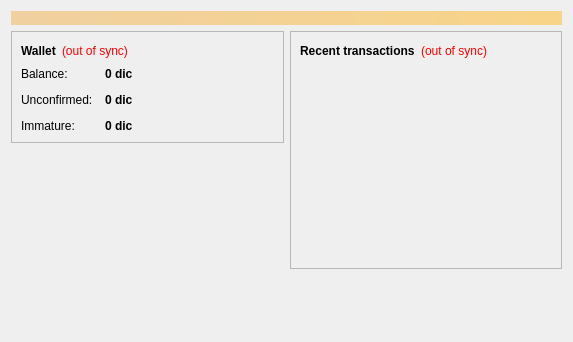
<?xml version="1.0" encoding="UTF-8"?>
<ui version="4.0">
 <class>OverviewPage</class>
 <widget class="QWidget" name="OverviewPage">
  <property name="geometry">
   <rect>
    <x>0</x>
    <y>0</y>
    <width>573</width>
    <height>342</height>
   </rect>
  </property>
  <property name="windowTitle">
   <string>Form</string>
  </property>
  <layout class="QVBoxLayout" name="topLayout">
   <item>
    <widget class="QLabel" name="labelAlerts">
     <property name="visible">
      <bool>false</bool>
     </property>
     <property name="styleSheet">
      <string notr="true">background-color: qlineargradient(x1: 0, y1: 0, x2: 1, y2: 0, stop:0 #F0D0A0, stop:1 #F8D488); color:#000000;</string>
     </property>
     <property name="wordWrap">
      <bool>true</bool>
     </property>
     <property name="margin">
      <number>3</number>
     </property>
    </widget>
   </item>
   <item>
    <layout class="QHBoxLayout" name="horizontalLayout" stretch="1,1">
     <item>
      <layout class="QVBoxLayout" name="verticalLayout_2">
       <item>
        <widget class="QFrame" name="frame">
         <property name="frameShape">
          <enum>QFrame::StyledPanel</enum>
         </property>
         <property name="frameShadow">
          <enum>QFrame::Raised</enum>
         </property>
         <layout class="QVBoxLayout" name="verticalLayout_4">
          <item>
           <layout class="QHBoxLayout" name="horizontalLayout_4">
            <item>
             <widget class="QLabel" name="label_5">
              <property name="font">
               <font>
                <weight>75</weight>
                <bold>true</bold>
               </font>
              </property>
              <property name="text">
               <string>Wallet</string>
              </property>
             </widget>
            </item>
            <item>
             <widget class="QLabel" name="labelWalletStatus">
              <property name="toolTip">
               <string>The displayed information may be out of date. Your wallet automatically synchronizes with the Daikicoin network after a connection is established, but this process has not completed yet.</string>
              </property>
              <property name="styleSheet">
               <string notr="true">QLabel { color: red; }</string>
              </property>
              <property name="text">
               <string notr="true">(out of sync)</string>
              </property>
              <property name="alignment">
               <set>Qt::AlignLeading|Qt::AlignLeft|Qt::AlignVCenter</set>
              </property>
             </widget>
            </item>
            <item>
             <spacer name="horizontalSpacer_2">
              <property name="orientation">
               <enum>Qt::Horizontal</enum>
              </property>
              <property name="sizeHint" stdset="0">
               <size>
                <width>40</width>
                <height>20</height>
               </size>
              </property>
             </spacer>
            </item>
           </layout>
          </item>
          <item>
           <layout class="QFormLayout" name="formLayout_2">
            <property name="fieldGrowthPolicy">
             <enum>QFormLayout::AllNonFixedFieldsGrow</enum>
            </property>
            <property name="horizontalSpacing">
             <number>12</number>
            </property>
            <property name="verticalSpacing">
             <number>12</number>
            </property>
            <item row="0" column="0">
             <widget class="QLabel" name="label">
              <property name="text">
               <string>Balance:</string>
              </property>
             </widget>
            </item>
            <item row="0" column="1">
             <widget class="QLabel" name="labelBalance">
              <property name="font">
               <font>
                <weight>75</weight>
                <bold>true</bold>
               </font>
              </property>
              <property name="cursor">
               <cursorShape>IBeamCursor</cursorShape>
              </property>
              <property name="toolTip">
               <string>Your current balance</string>
              </property>
              <property name="text">
               <string notr="true">0 dic</string>
              </property>
              <property name="textInteractionFlags">
               <set>Qt::LinksAccessibleByMouse|Qt::TextSelectableByKeyboard|Qt::TextSelectableByMouse</set>
              </property>
             </widget>
            </item>
            <item row="1" column="0">
             <widget class="QLabel" name="label_3">
              <property name="text">
               <string>Unconfirmed:</string>
              </property>
             </widget>
            </item>
            <item row="1" column="1">
             <widget class="QLabel" name="labelUnconfirmed">
              <property name="font">
               <font>
                <weight>75</weight>
                <bold>true</bold>
               </font>
              </property>
              <property name="cursor">
               <cursorShape>IBeamCursor</cursorShape>
              </property>
              <property name="toolTip">
               <string>Total of transactions that have yet to be confirmed, and do not yet count toward the current balance</string>
              </property>
              <property name="text">
               <string notr="true">0 dic</string>
              </property>
              <property name="textInteractionFlags">
               <set>Qt::LinksAccessibleByMouse|Qt::TextSelectableByKeyboard|Qt::TextSelectableByMouse</set>
              </property>
             </widget>
            </item>
            <item row="2" column="0">
             <widget class="QLabel" name="labelImmatureText">
              <property name="text">
               <string>Immature:</string>
              </property>
             </widget>
            </item>
            <item row="2" column="1">
             <widget class="QLabel" name="labelImmature">
              <property name="font">
               <font>
                <weight>75</weight>
                <bold>true</bold>
               </font>
              </property>
              <property name="toolTip">
               <string>Mined balance that has not yet matured</string>
              </property>
              <property name="text">
               <string notr="true">0 dic</string>
              </property>
              <property name="textInteractionFlags">
               <set>Qt::LinksAccessibleByMouse|Qt::TextSelectableByKeyboard|Qt::TextSelectableByMouse</set>
              </property>
             </widget>
            </item>
           </layout>
          </item>
         </layout>
        </widget>
       </item>
       <item>
        <spacer name="verticalSpacer">
         <property name="orientation">
          <enum>Qt::Vertical</enum>
         </property>
         <property name="sizeHint" stdset="0">
          <size>
           <width>20</width>
           <height>40</height>
          </size>
         </property>
        </spacer>
       </item>
      </layout>
     </item>
     <item>
      <layout class="QVBoxLayout" name="verticalLayout_3">
       <item>
        <widget class="QFrame" name="frame_2">
         <property name="frameShape">
          <enum>QFrame::StyledPanel</enum>
         </property>
         <property name="frameShadow">
          <enum>QFrame::Raised</enum>
         </property>
         <layout class="QVBoxLayout" name="verticalLayout">
          <item>
           <layout class="QHBoxLayout" name="horizontalLayout_2">
            <item>
             <widget class="QLabel" name="label_4">
              <property name="text">
               <string>&lt;b&gt;Recent transactions&lt;/b&gt;</string>
              </property>
             </widget>
            </item>
            <item>
             <widget class="QLabel" name="labelTransactionsStatus">
              <property name="toolTip">
               <string>The displayed information may be out of date. Your wallet automatically synchronizes with the Daikicoin network after a connection is established, but this process has not completed yet.</string>
              </property>
              <property name="styleSheet">
               <string notr="true">QLabel { color: red; }</string>
              </property>
              <property name="text">
               <string notr="true">(out of sync)</string>
              </property>
              <property name="alignment">
               <set>Qt::AlignRight|Qt::AlignTrailing|Qt::AlignVCenter</set>
              </property>
             </widget>
            </item>
            <item>
             <spacer name="horizontalSpacer">
              <property name="orientation">
               <enum>Qt::Horizontal</enum>
              </property>
              <property name="sizeHint" stdset="0">
               <size>
                <width>40</width>
                <height>20</height>
               </size>
              </property>
             </spacer>
            </item>
           </layout>
          </item>
          <item>
           <widget class="QListView" name="listTransactions">
            <property name="styleSheet">
             <string notr="true">QListView { background: transparent; }</string>
            </property>
            <property name="frameShape">
             <enum>QFrame::NoFrame</enum>
            </property>
            <property name="verticalScrollBarPolicy">
             <enum>Qt::ScrollBarAlwaysOff</enum>
            </property>
            <property name="horizontalScrollBarPolicy">
             <enum>Qt::ScrollBarAlwaysOff</enum>
            </property>
            <property name="selectionMode">
             <enum>QAbstractItemView::NoSelection</enum>
            </property>
           </widget>
          </item>
         </layout>
        </widget>
       </item>
       <item>
        <spacer name="verticalSpacer_2">
         <property name="orientation">
          <enum>Qt::Vertical</enum>
         </property>
         <property name="sizeHint" stdset="0">
          <size>
           <width>20</width>
           <height>40</height>
          </size>
         </property>
        </spacer>
       </item>
      </layout>
     </item>
    </layout>
   </item>
  </layout>
 </widget>
 <resources/>
 <connections/>
</ui>
